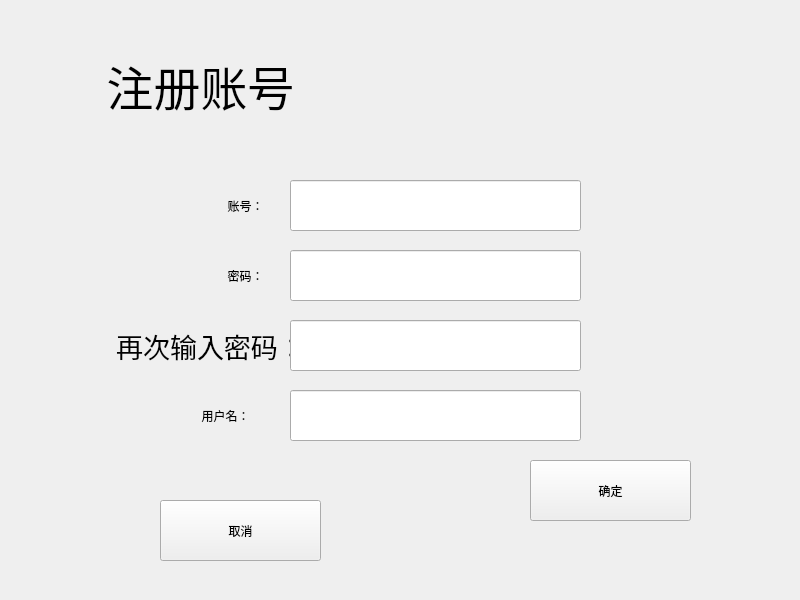
<?xml version="1.0" encoding="UTF-8"?>
<ui version="4.0">
 <class>Form_Register</class>
 <widget class="QWidget" name="Form_Register">
  <property name="geometry">
   <rect>
    <x>0</x>
    <y>0</y>
    <width>800</width>
    <height>600</height>
   </rect>
  </property>
  <property name="windowTitle">
   <string>Form</string>
  </property>
  <widget class="QWidget" name="Group_Main" native="true">
   <property name="geometry">
    <rect>
     <x>110</x>
     <y>140</y>
     <width>561</width>
     <height>351</height>
    </rect>
   </property>
   <widget class="QLabel" name="lb_no">
    <property name="geometry">
     <rect>
      <x>30</x>
      <y>40</y>
      <width>211</width>
      <height>51</height>
     </rect>
    </property>
    <property name="text">
     <string>账号：</string>
    </property>
    <property name="alignment">
     <set>Qt::AlignCenter</set>
    </property>
   </widget>
   <widget class="QLineEdit" name="le_no">
    <property name="geometry">
     <rect>
      <x>180</x>
      <y>40</y>
      <width>291</width>
      <height>51</height>
     </rect>
    </property>
   </widget>
   <widget class="QLabel" name="lb_pwd">
    <property name="geometry">
     <rect>
      <x>30</x>
      <y>110</y>
      <width>211</width>
      <height>51</height>
     </rect>
    </property>
    <property name="text">
     <string>密码：</string>
    </property>
    <property name="alignment">
     <set>Qt::AlignCenter</set>
    </property>
   </widget>
   <widget class="QLineEdit" name="le_pwd">
    <property name="geometry">
     <rect>
      <x>180</x>
      <y>110</y>
      <width>291</width>
      <height>51</height>
     </rect>
    </property>
   </widget>
   <widget class="QLabel" name="lb_pwd2">
    <property name="geometry">
     <rect>
      <x>-10</x>
      <y>180</y>
      <width>221</width>
      <height>51</height>
     </rect>
    </property>
    <property name="styleSheet">
     <string notr="true">Font: 20pt;</string>
    </property>
    <property name="text">
     <string>再次输入密码：</string>
    </property>
    <property name="alignment">
     <set>Qt::AlignCenter</set>
    </property>
   </widget>
   <widget class="QLineEdit" name="le_pwd2">
    <property name="geometry">
     <rect>
      <x>180</x>
      <y>180</y>
      <width>291</width>
      <height>51</height>
     </rect>
    </property>
    <property name="styleSheet">
     <string notr="true"/>
    </property>
   </widget>
   <widget class="QLabel" name="lb_name">
    <property name="geometry">
     <rect>
      <x>10</x>
      <y>250</y>
      <width>211</width>
      <height>51</height>
     </rect>
    </property>
    <property name="text">
     <string>用户名：</string>
    </property>
    <property name="alignment">
     <set>Qt::AlignCenter</set>
    </property>
   </widget>
   <widget class="QLineEdit" name="le_name">
    <property name="geometry">
     <rect>
      <x>180</x>
      <y>250</y>
      <width>291</width>
      <height>51</height>
     </rect>
    </property>
    <property name="styleSheet">
     <string notr="true"/>
    </property>
   </widget>
  </widget>
  <widget class="QPushButton" name="btn_submit">
   <property name="geometry">
    <rect>
     <x>530</x>
     <y>460</y>
     <width>161</width>
     <height>61</height>
    </rect>
   </property>
   <property name="text">
    <string>确定</string>
   </property>
  </widget>
  <widget class="QLabel" name="background">
   <property name="geometry">
    <rect>
     <x>0</x>
     <y>0</y>
     <width>800</width>
     <height>600</height>
    </rect>
   </property>
   <property name="text">
    <string/>
   </property>
   <property name="pixmap">
    <pixmap resource="../../Resource/resource.qrc">:/Image/background.jpg</pixmap>
   </property>
   <property name="scaledContents">
    <bool>true</bool>
   </property>
  </widget>
  <widget class="QLabel" name="lb_title">
   <property name="geometry">
    <rect>
     <x>40</x>
     <y>40</y>
     <width>321</width>
     <height>91</height>
    </rect>
   </property>
   <property name="styleSheet">
    <string notr="true">Font: 35pt;</string>
   </property>
   <property name="text">
    <string>注册账号</string>
   </property>
   <property name="alignment">
    <set>Qt::AlignCenter</set>
   </property>
  </widget>
  <widget class="QPushButton" name="btn_cancel">
   <property name="geometry">
    <rect>
     <x>160</x>
     <y>500</y>
     <width>161</width>
     <height>61</height>
    </rect>
   </property>
   <property name="text">
    <string>取消</string>
   </property>
  </widget>
  <zorder>background</zorder>
  <zorder>Group_Main</zorder>
  <zorder>btn_submit</zorder>
  <zorder>lb_title</zorder>
  <zorder>btn_cancel</zorder>
 </widget>
 <resources>
  <include location="../../Resource/resource.qrc"/>
 </resources>
 <connections/>
</ui>
